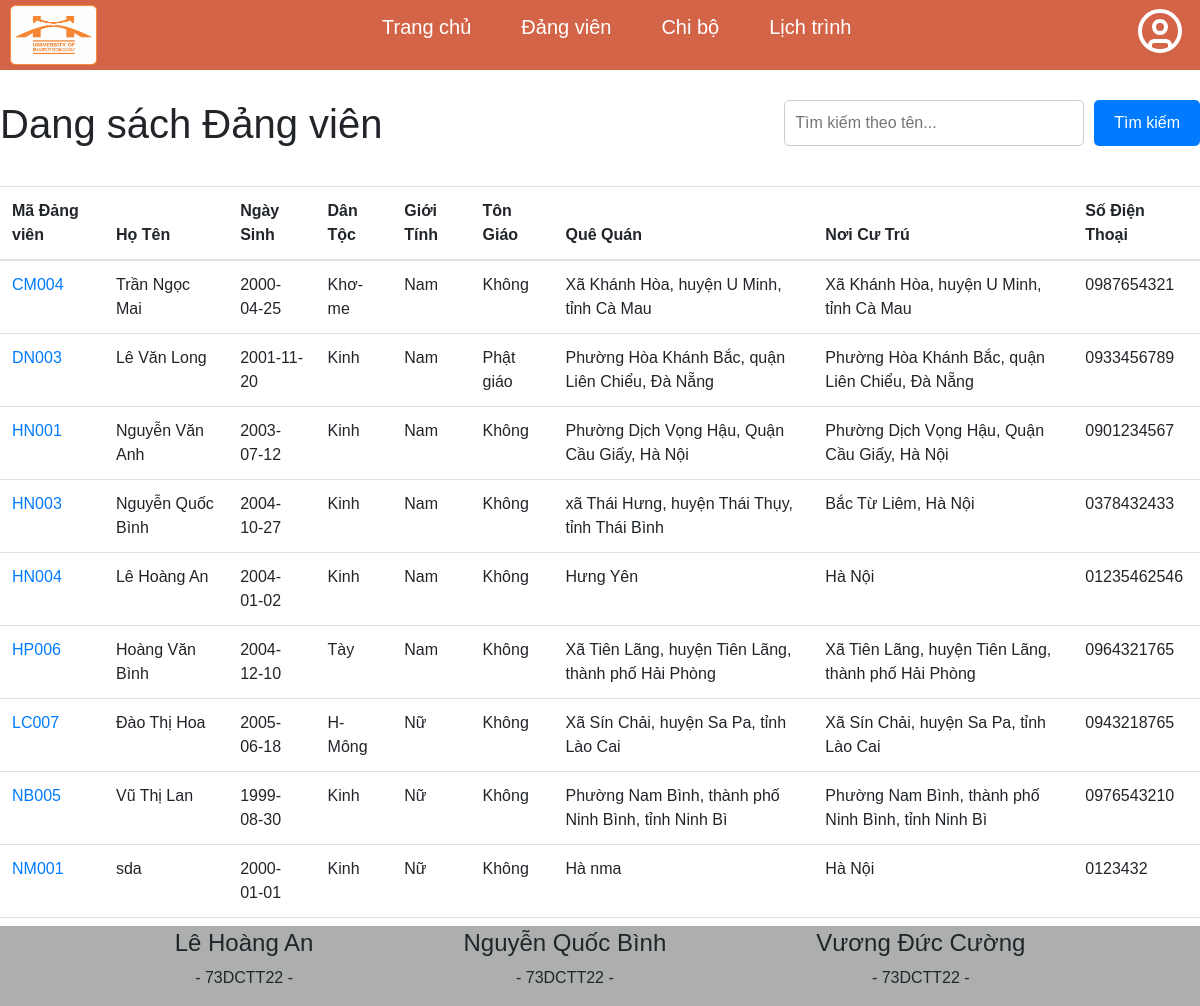
The app's page /user/dang_vien.php with its own data.
### tables this page shows
CREATE TABLE `lylichdangvien` (
  `maDangVien` varchar(255) NOT NULL,
  `hoTen` varchar(255) NOT NULL,
  `ngaySinh` date NOT NULL,
  `danToc` varchar(50) NOT NULL,
  `gioiTinh` varchar(50) NOT NULL,
  `tonGiao` varchar(50) NOT NULL,
  `queQuan` varchar(50) NOT NULL,
  `noiCuTru` varchar(50) NOT NULL,
  `soDienThoai` varchar(50) NOT NULL,
  `email` varchar(50) NOT NULL
);

### user/dang_vien.php (called while the page is built)
<?php
include "../view/header.php";
include  "DanhSach/danh_sach_dang_vien.php";
include "../view/footer.php";
?>

### user/DanhSach/danh_sach_dang_vien.php (the view, shortened to what this page needs)
<?php
require "Config/connect_db.php";
$sql = "SELECT maDangVien, hoTen, ngaySinh, danToc, gioiTinh, tonGiao, queQuan, noiCuTru, soDienThoai, email FROM lylichdangvien";
$result = $conn->query($sql);
?>
<div>
    <div class="heading" style="display: flex; justify-content: space-between; margin-top: 30px">
        <h1>Dang sách Đảng viên</h1>
        <form method="GET" action="" style="margin-bottom: 20px; display: flex; justify-content: center;">
    <input type="text" name="search" placeholder="Tìm kiếm theo tên..." style="padding: 10px; border: 1px solid #ccc; border-radius: 5px; width: 300px;">
    <button type="submit" style="margin-left: 10px; padding: 10px 20px; background-color: #007bff; color: white; border: none; border-radius: 5px;">Tìm kiếm</button>
  </form>
    </div>
    <table class="table" style="margin-top: 20px;">
  <thead>
    <tr>
      <th scope="col">Mã Đảng viên</th>
      <th scope="col">Họ Tên</th>
      <th scope="col">Ngày Sinh</th>
      <th scope="col">Dân Tộc</th>
      <th scope="col">Giới Tính</th>
      <th scope="col">Tôn Giáo</th>
      <th scope="col">Quê Quán</th>
      <th scope="col">Nơi Cư Trú</th>
      <th scope="col">Số Điện Thoại</th>
    </tr>
  </thead>
  <tbody>
    <?php
    $search = isset($_GET['search']) ? $_GET['search'] : '';
    if ($search) {
        $stmt = $conn->prepare("SELECT * FROM lylichdangvien
                            WHERE hoTen LIKE ?
                            OR maDangVien = ?
                            OR soDienThoai = ?");
        $likeSearch = "%$search%";
        $stmt->bind_param("sss", $likeSearch, $search, $search);
        $stmt->execute();
        $result = $stmt->get_result();
    } else {
        $result = $conn->query("SELECT * FROM lylichdangvien");
    }
    if ($result->num_rows > 0) {
        while ($row = $result->fetch_assoc()) {
            echo "<tr>";
            echo "<td><a href='detail.php?maDangVien=" . $row['maDangVien'] . "'>" . $row['maDangVien'] . "</a></td>";
            echo "<td>" . $row['hoTen'] . "</td>";
            echo "<td>" . $row['ngaySinh'] . "</td>";
            echo "<td>" . $row['danToc'] . "</td>";
            echo "<td>" . $row['gioiTinh'] . "</td>";
            echo "<td>" . $row['tonGiao'] . "</td>";
            echo "<td>" . $row['queQuan'] . "</td>";
            echo "<td>" . $row['noiCuTru'] . "</td>";
            echo "<td>" . $row['soDienThoai'] . "</td>";
            echo "</tr>";
        }
    } else {
        echo "<tr><td colspan='11'>Không có dữ liệu</td></tr>";
    }
    ?>
  </tbody>
</table>
</div>

### view/header.php (shortened to what this page needs)
<!DOCTYPE html>
<html lang="en">
<head>
    <link rel="stylesheet" href="https://cdn.jsdelivr.net/npm/bootstrap@4.0.0/dist/css/bootstrap.min.css">
    <link rel="stylesheet" href="../css/danhsach.css">
    <link rel="stylesheet" href="../css/trangchu.css">
</head>
<body>
    <div class="header">
        <a href="#" style="margin-left: 10px;">
            <img src="../img/R.jpg" alt="Image">
        </a>
        <div class="chuc-nang">
            <ul>
                <li><a href="index.php" class="tuy-chon">Trang chủ</a></li>
                <li><a href="dang_vien.php" class="tuy-chon">Đảng viên</a></li>
                <li><a href="chi_bo.php" class="tuy-chon">Chi bộ</a></li>
                <li><a href="lich_trinh.php" class="tuy-chon">Lịch trình</a></li>
            </ul>
        </div>
        <div class="user">
    </div>
    </div>

### view/footer.php
<div class="footer" style="display: flex;position:fixed;bottom: 0; height: 80px; width: 100%; background-color: rgb(173, 175, 175);
            align-items: flex-end;
    justify-content: center; gap: 150px; margin-top: 30px">
    <div class="thanh-vien" style="display:flex; flex-direction: column;align-items: center;">
        <h4>Lê Hoàng An</h2>
        <p>- 73DCTT22 -</p>
    </div>
    <div class="thanh-vien" style="display:flex; flex-direction: column;align-items: center;">
        <h4>Nguyễn Quốc Bình</h2>
        <p>- 73DCTT22 -</p>
    </div>
    <div class="thanh-vien" style="display:flex; flex-direction: column;align-items: center;">
        <h4>Vương Đức Cường</h2>
        <p>- 73DCTT22 -</p>
    </div>
</div>
</body>
</html>

### css/danhsach.css (style rules this page uses)
* { box-sizing: border-box; padding: 0; margin: 0; font-family: sans-serif; }
.header { display: flex; background-color: rgb(212, 100, 72); height: 70px; align-items: center; justify-content: space-between; }
.header img { height: 60px; max-width: 100%; }
.chuc-nang>ul { display: flex; gap: 50px; }
.chuc-nang>ul>li { list-style: none; }
.chuc-nang>ul>li>a { text-decoration: none; color: #fff; font-size: 20px; font-weight: 500; }
.user { position: relative; display: inline-block; }

### records on screen
lylichdangvien: maDangVien "CM004", hoTen "Trần Ngọc Mai", ngaySinh "2000-04-25", danToc "Khơ-me", gioiTinh "Nam", tonGiao "Không", queQuan "Xã Khánh Hòa, huyện U Minh, tỉnh Cà Mau", noiCuTru "Xã Khánh Hòa, huyện U Minh, tỉnh Cà Mau", soDienThoai "0987654321"
lylichdangvien: maDangVien "DN003", hoTen "Lê Văn Long", ngaySinh "2001-11-20", danToc "Kinh", gioiTinh "Nam", tonGiao "Phật giáo", queQuan "Phường Hòa Khánh Bắc, quận Liên Chiểu, Đà Nẵng", noiCuTru "Phường Hòa Khánh Bắc, quận Liên Chiểu, Đà Nẵng", soDienThoai "0933456789"
lylichdangvien: maDangVien "HN001", hoTen "Nguyễn Văn Anh", ngaySinh "2003-07-12", danToc "Kinh", gioiTinh "Nam", tonGiao "Không", queQuan "Phường Dịch Vọng Hậu, Quận Cầu Giấy, Hà Nội", noiCuTru "Phường Dịch Vọng Hậu, Quận Cầu Giấy, Hà Nội", soDienThoai "0901234567"
lylichdangvien: maDangVien "HN003", hoTen "Nguyễn Quốc Bình", ngaySinh "2004-10-27", danToc "Kinh", gioiTinh "Nam", tonGiao "Không", queQuan "xã Thái Hưng, huyện Thái Thụy, tỉnh Thái Bình", noiCuTru "Bắc Từ Liêm, Hà Nội", soDienThoai "0378432433"
lylichdangvien: maDangVien "HN004", hoTen "Lê Hoàng An", ngaySinh "2004-01-02", danToc "Kinh", gioiTinh "Nam", tonGiao "Không", queQuan "Hưng Yên", noiCuTru "Hà Nội", soDienThoai "01235462546"
lylichdangvien: maDangVien "HP006", hoTen "Hoàng Văn Bình", ngaySinh "2004-12-10", danToc "Tày", gioiTinh "Nam", tonGiao "Không", queQuan "Xã Tiên Lãng, huyện Tiên Lãng, thành phố Hải Phòng", noiCuTru "Xã Tiên Lãng, huyện Tiên Lãng, thành phố Hải Phòng", soDienThoai "0964321765"
lylichdangvien: maDangVien "LC007", hoTen "Đào Thị Hoa", ngaySinh "2005-06-18", danToc "H-Mông", gioiTinh "Nữ", tonGiao "Không", queQuan "Xã Sín Chải, huyện Sa Pa, tỉnh Lào Cai", noiCuTru "Xã Sín Chải, huyện Sa Pa, tỉnh Lào Cai", soDienThoai "0943218765"
lylichdangvien: maDangVien "NB005", hoTen "Vũ Thị Lan", ngaySinh "1999-08-30", danToc "Kinh", gioiTinh "Nữ", tonGiao "Không", queQuan "Phường Nam Bình, thành phố Ninh Bình, tỉnh Ninh Bì", noiCuTru "Phường Nam Bình, thành phố Ninh Bình, tỉnh Ninh Bì", soDienThoai "0976543210"
lylichdangvien: maDangVien "NM001", hoTen "sda", ngaySinh "2000-01-01", danToc "Kinh", gioiTinh "Nữ", tonGiao "Không", queQuan "Hà nma", noiCuTru "Hà Nội", soDienThoai "0123432"
